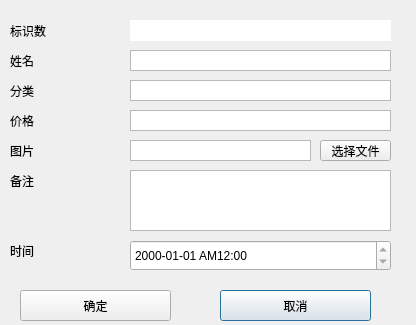
<?xml version="1.0" encoding="UTF-8"?>
<ui version="4.0">
 <class>EditDlg</class>
 <widget class="QDialog" name="EditDlg">
  <property name="windowModality">
   <enum>Qt::ApplicationModal</enum>
  </property>
  <property name="geometry">
   <rect>
    <x>0</x>
    <y>0</y>
    <width>416</width>
    <height>325</height>
   </rect>
  </property>
  <property name="windowTitle">
   <string>增加/修改记录</string>
  </property>
  <property name="sizeGripEnabled">
   <bool>false</bool>
  </property>
  <property name="modal">
   <bool>true</bool>
  </property>
  <widget class="QLabel" name="label">
   <property name="geometry">
    <rect>
     <x>10</x>
     <y>20</y>
     <width>71</width>
     <height>21</height>
    </rect>
   </property>
   <property name="text">
    <string>标识数</string>
   </property>
  </widget>
  <widget class="QTextEdit" name="editID">
   <property name="geometry">
    <rect>
     <x>130</x>
     <y>20</y>
     <width>261</width>
     <height>21</height>
    </rect>
   </property>
   <property name="acceptDrops">
    <bool>true</bool>
   </property>
   <property name="autoFillBackground">
    <bool>false</bool>
   </property>
   <property name="frameShape">
    <enum>QFrame::NoFrame</enum>
   </property>
   <property name="frameShadow">
    <enum>QFrame::Raised</enum>
   </property>
   <property name="verticalScrollBarPolicy">
    <enum>Qt::ScrollBarAlwaysOff</enum>
   </property>
   <property name="horizontalScrollBarPolicy">
    <enum>Qt::ScrollBarAlwaysOff</enum>
   </property>
   <property name="readOnly">
    <bool>true</bool>
   </property>
  </widget>
  <widget class="QLabel" name="label_2">
   <property name="geometry">
    <rect>
     <x>10</x>
     <y>50</y>
     <width>71</width>
     <height>21</height>
    </rect>
   </property>
   <property name="text">
    <string>姓名</string>
   </property>
  </widget>
  <widget class="QTextEdit" name="editName">
   <property name="geometry">
    <rect>
     <x>130</x>
     <y>50</y>
     <width>261</width>
     <height>21</height>
    </rect>
   </property>
   <property name="acceptDrops">
    <bool>true</bool>
   </property>
   <property name="autoFillBackground">
    <bool>false</bool>
   </property>
   <property name="frameShape">
    <enum>QFrame::StyledPanel</enum>
   </property>
   <property name="frameShadow">
    <enum>QFrame::Sunken</enum>
   </property>
   <property name="verticalScrollBarPolicy">
    <enum>Qt::ScrollBarAlwaysOff</enum>
   </property>
   <property name="horizontalScrollBarPolicy">
    <enum>Qt::ScrollBarAlwaysOff</enum>
   </property>
  </widget>
  <widget class="QTextEdit" name="editType">
   <property name="geometry">
    <rect>
     <x>130</x>
     <y>80</y>
     <width>261</width>
     <height>21</height>
    </rect>
   </property>
   <property name="acceptDrops">
    <bool>true</bool>
   </property>
   <property name="autoFillBackground">
    <bool>false</bool>
   </property>
   <property name="frameShape">
    <enum>QFrame::StyledPanel</enum>
   </property>
   <property name="frameShadow">
    <enum>QFrame::Sunken</enum>
   </property>
   <property name="verticalScrollBarPolicy">
    <enum>Qt::ScrollBarAlwaysOff</enum>
   </property>
   <property name="horizontalScrollBarPolicy">
    <enum>Qt::ScrollBarAlwaysOff</enum>
   </property>
  </widget>
  <widget class="QLabel" name="label_3">
   <property name="geometry">
    <rect>
     <x>10</x>
     <y>80</y>
     <width>71</width>
     <height>21</height>
    </rect>
   </property>
   <property name="text">
    <string>分类</string>
   </property>
  </widget>
  <widget class="QLabel" name="label_4">
   <property name="geometry">
    <rect>
     <x>10</x>
     <y>110</y>
     <width>71</width>
     <height>21</height>
    </rect>
   </property>
   <property name="text">
    <string>价格</string>
   </property>
  </widget>
  <widget class="QTextEdit" name="editPrice">
   <property name="geometry">
    <rect>
     <x>130</x>
     <y>110</y>
     <width>261</width>
     <height>21</height>
    </rect>
   </property>
   <property name="acceptDrops">
    <bool>true</bool>
   </property>
   <property name="autoFillBackground">
    <bool>false</bool>
   </property>
   <property name="frameShape">
    <enum>QFrame::StyledPanel</enum>
   </property>
   <property name="frameShadow">
    <enum>QFrame::Sunken</enum>
   </property>
   <property name="verticalScrollBarPolicy">
    <enum>Qt::ScrollBarAlwaysOff</enum>
   </property>
   <property name="horizontalScrollBarPolicy">
    <enum>Qt::ScrollBarAlwaysOff</enum>
   </property>
  </widget>
  <widget class="QTextEdit" name="editPic">
   <property name="geometry">
    <rect>
     <x>130</x>
     <y>140</y>
     <width>181</width>
     <height>21</height>
    </rect>
   </property>
   <property name="acceptDrops">
    <bool>true</bool>
   </property>
   <property name="autoFillBackground">
    <bool>false</bool>
   </property>
   <property name="frameShape">
    <enum>QFrame::StyledPanel</enum>
   </property>
   <property name="frameShadow">
    <enum>QFrame::Sunken</enum>
   </property>
   <property name="verticalScrollBarPolicy">
    <enum>Qt::ScrollBarAlwaysOff</enum>
   </property>
   <property name="horizontalScrollBarPolicy">
    <enum>Qt::ScrollBarAlwaysOff</enum>
   </property>
   <property name="readOnly">
    <bool>true</bool>
   </property>
  </widget>
  <widget class="QLabel" name="label_5">
   <property name="geometry">
    <rect>
     <x>10</x>
     <y>140</y>
     <width>71</width>
     <height>21</height>
    </rect>
   </property>
   <property name="text">
    <string>图片</string>
   </property>
  </widget>
  <widget class="QLabel" name="label_6">
   <property name="geometry">
    <rect>
     <x>10</x>
     <y>240</y>
     <width>71</width>
     <height>21</height>
    </rect>
   </property>
   <property name="text">
    <string>时间</string>
   </property>
  </widget>
  <widget class="QDateTimeEdit" name="editTime">
   <property name="geometry">
    <rect>
     <x>130</x>
     <y>240</y>
     <width>261</width>
     <height>31</height>
    </rect>
   </property>
   <property name="readOnly">
    <bool>true</bool>
   </property>
   <property name="dateTime">
    <datetime>
     <hour>0</hour>
     <minute>0</minute>
     <second>0</second>
     <year>2000</year>
     <month>1</month>
     <day>1</day>
    </datetime>
   </property>
   <property name="displayFormat">
    <string>yyyy-MM-dd APh:mm</string>
   </property>
  </widget>
  <widget class="QPushButton" name="btnOk">
   <property name="geometry">
    <rect>
     <x>20</x>
     <y>290</y>
     <width>151</width>
     <height>31</height>
    </rect>
   </property>
   <property name="text">
    <string>确定</string>
   </property>
   <property name="default">
    <bool>true</bool>
   </property>
  </widget>
  <widget class="QPushButton" name="btnExit">
   <property name="geometry">
    <rect>
     <x>220</x>
     <y>290</y>
     <width>151</width>
     <height>31</height>
    </rect>
   </property>
   <property name="text">
    <string>取消</string>
   </property>
   <property name="default">
    <bool>true</bool>
   </property>
  </widget>
  <widget class="QTextEdit" name="editComments">
   <property name="geometry">
    <rect>
     <x>130</x>
     <y>170</y>
     <width>261</width>
     <height>61</height>
    </rect>
   </property>
   <property name="acceptDrops">
    <bool>true</bool>
   </property>
   <property name="autoFillBackground">
    <bool>false</bool>
   </property>
   <property name="frameShape">
    <enum>QFrame::StyledPanel</enum>
   </property>
   <property name="frameShadow">
    <enum>QFrame::Sunken</enum>
   </property>
   <property name="verticalScrollBarPolicy">
    <enum>Qt::ScrollBarAlwaysOff</enum>
   </property>
   <property name="horizontalScrollBarPolicy">
    <enum>Qt::ScrollBarAlwaysOff</enum>
   </property>
  </widget>
  <widget class="QLabel" name="label_7">
   <property name="geometry">
    <rect>
     <x>10</x>
     <y>170</y>
     <width>71</width>
     <height>21</height>
    </rect>
   </property>
   <property name="text">
    <string>备注</string>
   </property>
  </widget>
  <widget class="QPushButton" name="btnChooser">
   <property name="geometry">
    <rect>
     <x>320</x>
     <y>140</y>
     <width>71</width>
     <height>21</height>
    </rect>
   </property>
   <property name="text">
    <string>选择文件</string>
   </property>
  </widget>
 </widget>
 <resources/>
 <connections>
  <connection>
   <sender>btnOk</sender>
   <signal>clicked()</signal>
   <receiver>EditDlg</receiver>
   <slot>accept()</slot>
   <hints>
    <hint type="sourcelabel">
     <x>95</x>
     <y>235</y>
    </hint>
    <hint type="destinationlabel">
     <x>199</x>
     <y>137</y>
    </hint>
   </hints>
  </connection>
  <connection>
   <sender>btnExit</sender>
   <signal>clicked()</signal>
   <receiver>EditDlg</receiver>
   <slot>reject()</slot>
   <hints>
    <hint type="sourcelabel">
     <x>295</x>
     <y>235</y>
    </hint>
    <hint type="destinationlabel">
     <x>199</x>
     <y>137</y>
    </hint>
   </hints>
  </connection>
  <connection>
   <sender>btnOk</sender>
   <signal>clicked()</signal>
   <receiver>EditDlg</receiver>
   <slot>deleteLater()</slot>
   <hints>
    <hint type="sourcelabel">
     <x>95</x>
     <y>235</y>
    </hint>
    <hint type="destinationlabel">
     <x>199</x>
     <y>137</y>
    </hint>
   </hints>
  </connection>
  <connection>
   <sender>btnExit</sender>
   <signal>clicked()</signal>
   <receiver>EditDlg</receiver>
   <slot>deleteLater()</slot>
   <hints>
    <hint type="sourcelabel">
     <x>295</x>
     <y>235</y>
    </hint>
    <hint type="destinationlabel">
     <x>199</x>
     <y>137</y>
    </hint>
   </hints>
  </connection>
 </connections>
</ui>
